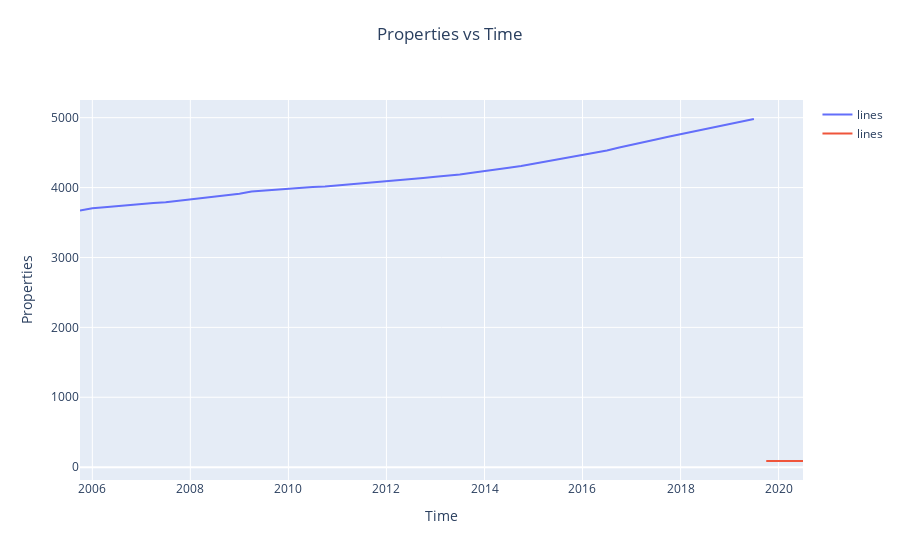
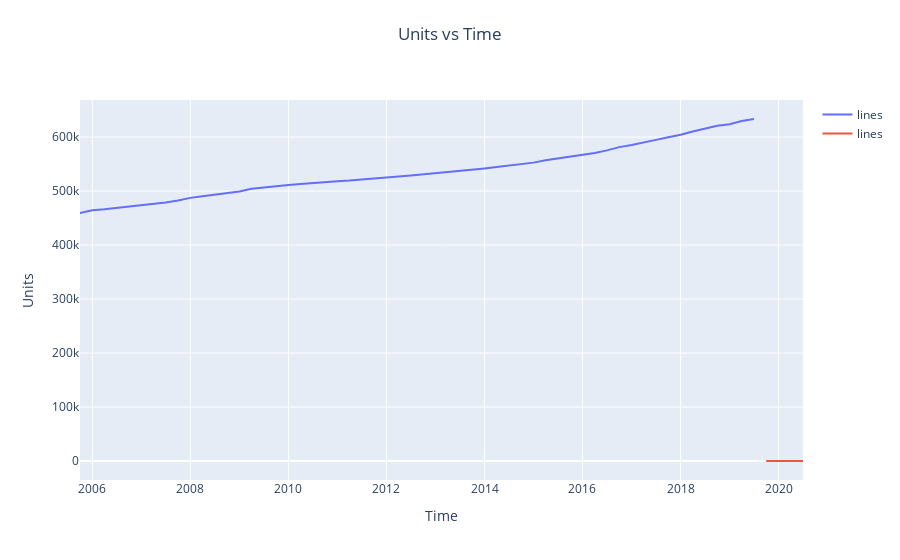
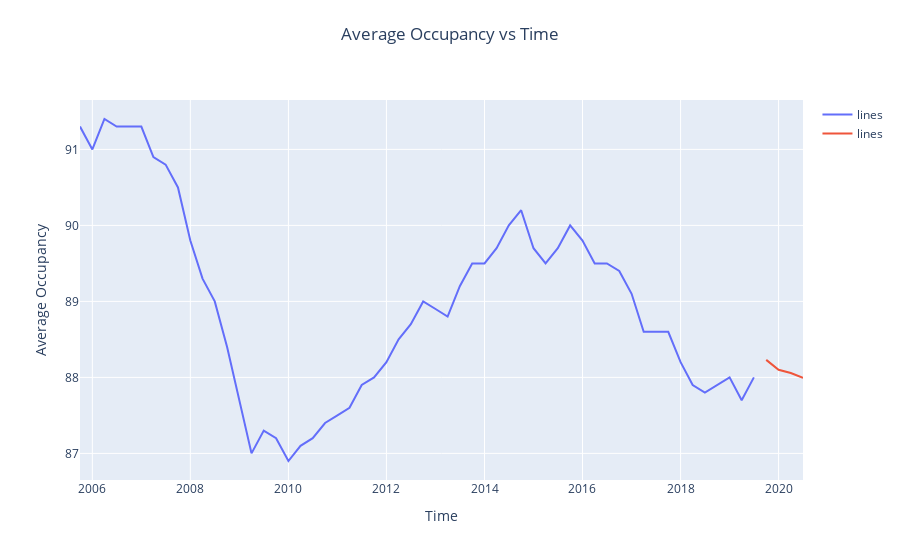
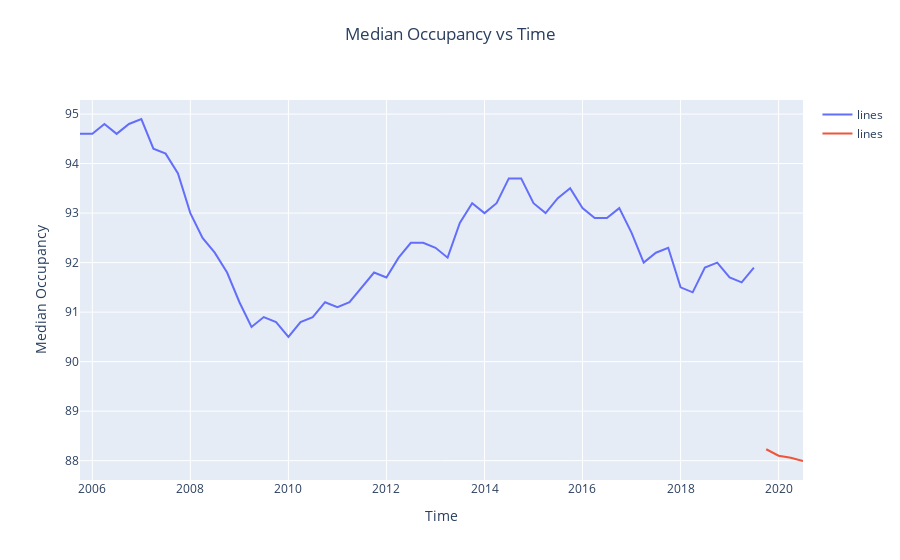

Here is the notebook cell these charts were saved with, in order:
### Code cell
for each in cols:
    
    p = predictions(df[each])
    
    f = pd.DataFrame(future, columns = ['Quarter'])
    f['Predicted'] = p
    print(p)
    
    fig = go.Figure()
    fig.add_trace(go.Scatter(x = df.Quarter, y = df[each],
                        mode = 'lines',
                        name = 'lines'))
    
    fig.add_trace(go.Scatter(x = f.Quarter, y = f.Predicted,
                        mode = 'lines',
                        name = 'lines'))
    
    fig.update_layout(
        title = {
            'text': "{} vs Time".format(each),
            'y':0.95,
            'x':0.5,
            'xanchor': 'center',
            'yanchor': 'top',
        },
        xaxis_title = "Time",
        yaxis_title = each,
    )
    fig.show()
